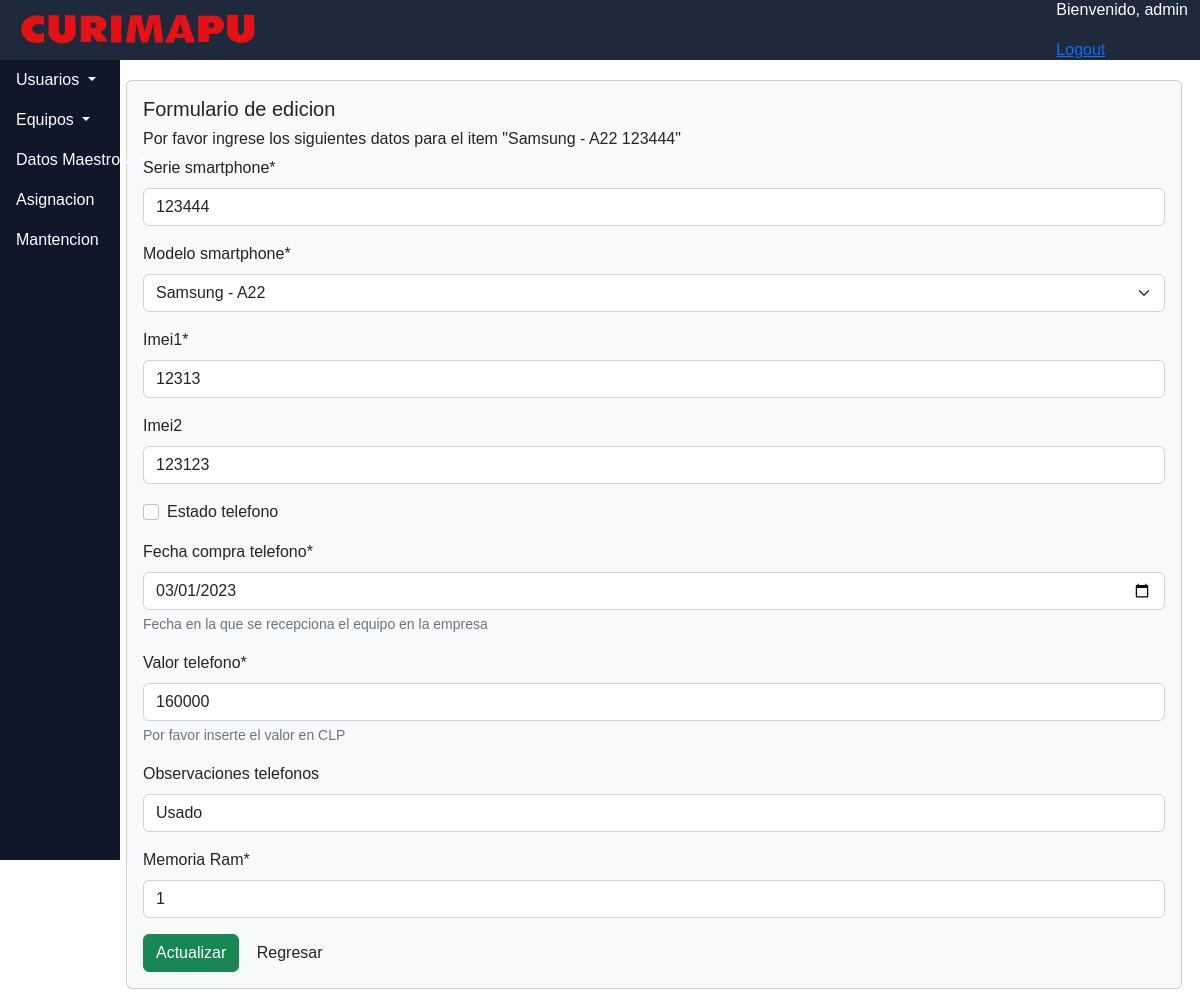
The app's page /dashboard/smartphones/update/6 (signed in) with its own data.
### dashboard/models.py (models this page shows)
class Smartphones(models.Model):
    serie_smartphone = models.CharField(unique=True,max_length=25)
    modelo_smartphone = models.ForeignKey(Modelos,on_delete=models.CASCADE)
    imei1 = models.CharField(max_length=20,unique=True,)
    imei2 = models.CharField(max_length=20,unique = True, null=True,blank=True)
    estado_telefono = models.BooleanField()
    fecha_compra_telefono = models.DateField(help_text='Fecha en la que se recepciona el equipo en la empresa')
    valor_telefono = models.IntegerField(help_text='Por favor inserte el valor en CLP')
    observaciones_telefonos = models.CharField(max_length=100,blank=True) #pantalla rota, con mica, etc.
    sram = models.IntegerField(verbose_name='Memoria Ram')
    def __str__(self):
        return str(u"{} {}").format(
            self.modelo_smartphone,
            self.serie_smartphone,
        )
    class Meta:
        ordering = ['modelo_smartphone']

class Modelos(models.Model):
    m_marca = models.ForeignKey(Marca,on_delete=models.CASCADE,verbose_name='Marca')
    m_param = models.ForeignKey(ParamTipo,on_delete=models.CASCADE,verbose_name='Tipo')
    m_modelo = models.CharField(max_length=50,unique=True,verbose_name='Modelo')
    m_procesador = models.ForeignKey(Procesador,default="01",on_delete=models.SET_DEFAULT,help_text="Por favor marcar 'No aplica' para las camionetas"
                                     ,verbose_name='Procesador')
    def __str__(self):
        return str(u"{} - {}").format(
            self.m_marca,
            self.m_modelo,
        )
    class Meta:
        ordering = ['m_marca']

class Marca(models.Model):
    marca = models.CharField(max_length=20, unique= True)
    def __str__(self):
        return self.marca

### dashboard/views.py (the view)
# urls.py: path('smartphones/update/<str:pk>', actualizar_smartphone.as_view(), name= 'editsma'),
@method_decorator(login_required, name='dispatch' )
class actualizar_smartphone(UpdateView):
    model = Smartphones
    template_name = 'dashboard/crud/update.html'
    success_url = reverse_lazy('dashboard:panel_smartphones')
    form_class = SmartphonesForm

### dashboard/forms.py
class SmartphonesForm(forms.ModelForm):
    def __init__(self,*args,**kwargs):
            super (SmartphonesForm,self ).__init__(*args,**kwargs)
            self.fields['modelo_smartphone'].queryset = Modelos.objects.filter(m_param='01')
    class Meta:
        model = Smartphones
        fields = ['serie_smartphone','modelo_smartphone',
                  'imei1','imei2','estado_telefono','fecha_compra_telefono',
                  'valor_telefono','observaciones_telefonos','sram']
        widgets = {
            'fecha_compra_telefono' : forms.DateInput(
            format='%Y-%m-%d',attrs={'type':'date','class': 'dtpicker','required': "True"
                                     }
            )
        }

### dashboard/templates/dashboard/crud/update.html (shortened to what this page needs)
{% extends "dashboard/base.html" %}
{% load crispy_forms_tags %}
{% load static %}
{% block content %}
<body>
    <div class="card text-dark bg-light mb-3">
        <div class="card-body">
            <h5 class="card-title">Formulario de edicion</h5>
            <h6>Por favor ingrese los siguientes datos para el item "{{ object }}" </h6>
            <form method="post">
                {{ form | crispy }}
                <div>
                    <button type="submit" class ="btn btn-success" value="Save"> Actualizar </button>
                    <input type="button" class = "btn btn-cancel" onclick="history.back();" value="Regresar">
                </div>
            </form>
        </div>
    </div>
</body>
{% endblock %}

### dashboard/templates/dashboard/base.html (shortened to what this page needs)
<!DOCTYPE html>
<html lang="es">
<html>
    <head>
        {% load static %}
            <link href="
            https://cdn.jsdelivr.net/npm/bootstrap@5.2.3/dist/css/bootstrap.min.css
            " rel="stylesheet">
    </head>
<body>
    <header>
        {% block header %}
        <nav class="navbar navbar-expand-lg navbar-dark fixed-top" style="background-color: rgb(30 41 59); z-index:2;">
            <div class="container-fluid">
                <a class="navbar-brand" href="{% url "dashboard:index" %}">
                        <img src="{% static '/img/logocurimapu.png' %}" alt="Curimapu" width="250px" height="40px">
                </a>
                <div class ="d-flex justify-content-between">
                  <div class = "ml-auto">
                  <p style="color: white;">Bienvenido, {{ request.user.username }}</p>
                  <a href="{% url 'dashboard:logout' %}">Logout</a>
                </div>
              </div>
                </div>
        </nav>
        {% endblock %}
    </header>
    {% block side %}
    <div class="sidebar">
      <ul class="nav flex-column">
        <li class="nav-item dropdown">
          <a class="nav-link dropdown-toggle" href="#" id="usuariosDropdown" role="button" data-bs-toggle="dropdown" aria-expanded="false">
            Usuarios
          </a>
        </li>
        <li class="nav-item dropdown">
          <a class="nav-link dropdown-toggle" href="#" id="equiposDropdown" role="button" data-bs-toggle="dropdown" aria-expanded="false">
            Equipos
          </a>
        </li>
        <li class="nav-item dropdown">
          <a class="nav-link dropdown-toggle" href="#" id="datosMaestrosDropdown" role="button" data-bs-toggle="dropdown" aria-expanded="false">
            Datos Maestros
          </a>
        </li>
        <li class="nav-item">
          <a class="nav-link" href="{% url "dashboard:panel_asignacion" %}">Asignacion</a>
        </li>
        <li class="nav-item">
          <a class="nav-link" href="{% url "dashboard:panel_mantencion" %}">Mantencion</a>
        </li>
      </ul>
    </div>
    {% endblock %}
    <main>
        {% block content %}{% endblock %}
    </main>
</body>
</html>

### dashboard/templates/dashboard/base.html (style rules this page uses)
body { font-family: 'OpenSans-Light', sans-serif; }
.sidebar { width: 12.5%; background-color: rgb(15, 23, 42); height: 100dvh; position: fixed; width: 10%; top: 1; left: 0; z-index: 1; }
.navbar { position: fixed; top: 0; left: 0%; width: 100%; height: 60px; z-index: 1; }
.nav-link { color: #fff; }
main { margin-top: 60px; margin-left: 10.5%; width: 88%; padding-top: 20px; z-index: 1; }

### records on screen
Smartphones: modelo_smartphone+serie_smartphone "Samsung - A22 123444", serie_smartphone "123444", modelo_smartphone "Samsung - A22", imei1 "12313", imei2 "123123", fecha_compra_telefono "03/01/2023", valor_telefono "160000", observaciones_telefonos "Usado", sram "1"

### other values on screen
{{ request.user.username }} "admin"
